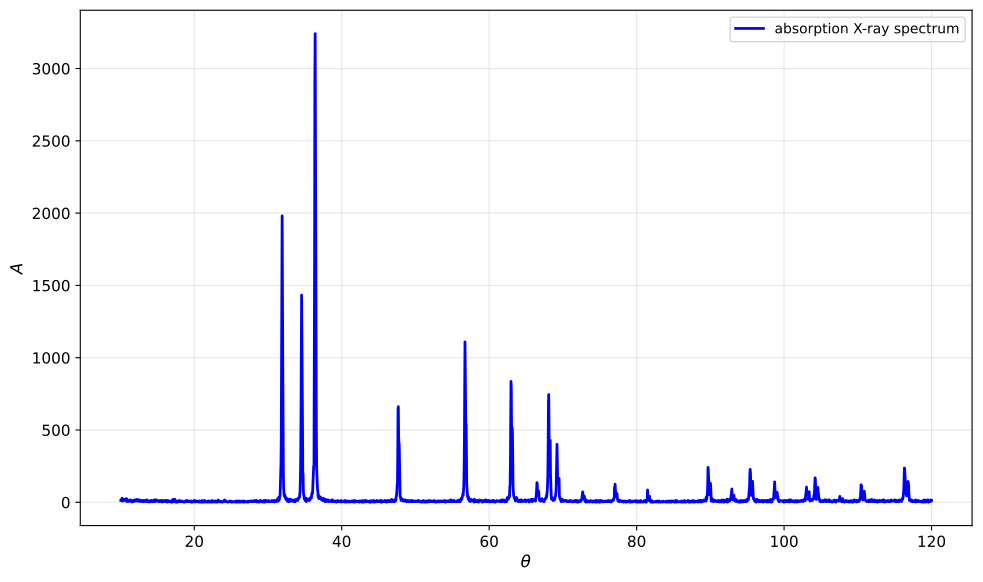

Here is the Python script that generated this plot:
import numpy as np
import matplotlib.pyplot as plt
import pandas as pd


df = pd.read_excel('XRD.xlsx')

theta = df.iloc[:, 0]
amplitude = np.array(df.iloc[:, 1])
plt.plot(theta, amplitude,'b-', label='absorption X-ray spectrum')
plt.xlabel(r'$\theta$')
plt.ylabel(r'$A$')
plt.grid(True)
plt.legend(loc='best', fontsize=10)

# 调整布局
plt.tight_layout()

# 保存图形（在show之后）
plt.savefig('XRD.pdf', format='pdf', dpi=150, bbox_inches='tight')
plt.show()
